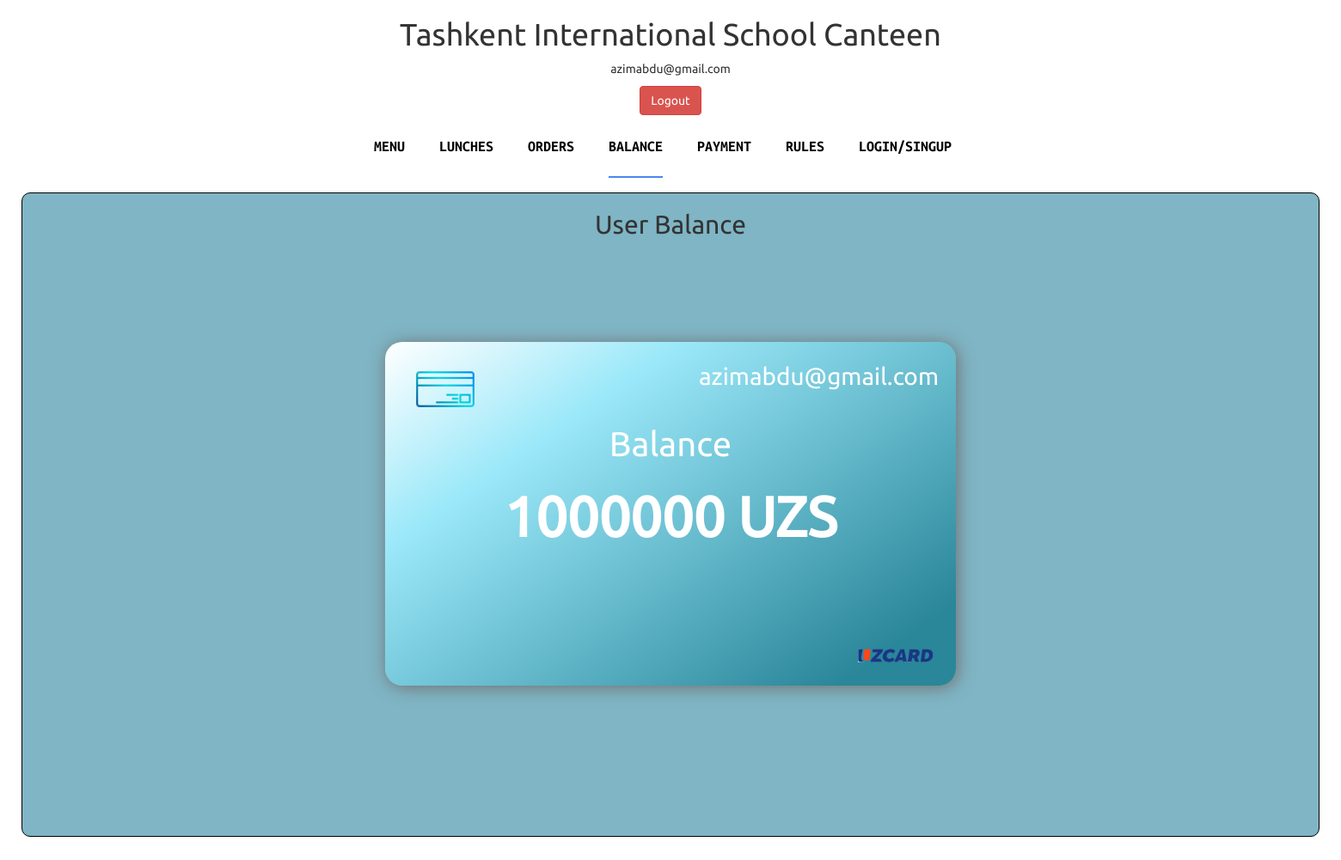
/balance (signed in), run on the app's committed database.
### main/models.py (models this page shows)
class User(AbstractUser):
    username = None
    email = models.EmailField(unique=True, blank=False, null=False)
    full_name = models.CharField(max_length=255, blank=False, null=False)
    balance = models.DecimalField(max_digits=1000, default=1_000_000, blank=True, decimal_places=2)
    USERNAME_FIELD = 'email'
    REQUIRED_FIELDS = []
    objects = UserManager()

### main/views.py (the view)
@login_required
def balance(request):
    balance = request.user.balance
    return render(request, "balance.html",  {
        "balance": balance,
    })

### templates/balance.html
{% extends "main.html" %}
{% block content %}
    <h2>User Balance</h2>
<div class="balance_container">
  <div class="balance_body">
    <div class='card'>
      <div class='top-block'>
        <div class='card-chip'>
          <img src="/static/images/icons8-credit-card-64.png" alt="" class="balance_credit-card">
        </div>
        <span class='card-name'>
            {{ request.user }}
        </span>
      </div>
      <div class="middle-block">
        <div class="balance_title">Balance</div>
        <div class='card-balance'>
           {{ request.user.balance|floatformat:0 }} UZS
        </div>
      </div>
      <div class='bottom-block'>
        <div class='card-icon'>
          <img class="uzcard" src="/static/images/uzcard1_EchoSUl4QH.png" alt="uzcard">
        </div>
      </div>
    </div>
  </div>
</div>
{% endblock %}

### templates/main.html (shortened to what this page needs)
{% load static %}
<!doctype html>
<html lang="en">
<head>
    <link rel="stylesheet" href="{% static 'css/main.css' %}">
    <link rel="stylesheet" href="{% static 'css/bootstrap.min.css' %}" />
    <link rel="stylesheet" href="{% static 'css/font-awesome.min.css' %}" />
    <link rel="stylesheet" href="{% static 'css/style.css' %}" />
</head>
<body>
    <h1>Tashkent International School Canteen</h1>
    {% if request.user.is_authenticated %}
        {{ request.user.email }}
        <br>
        <a href="{% url 'main:logout' %}">
            <button style="margin-top: 10px;" class="btn btn-danger">Logout</button>
        </a>
    {% else %}
        <a href="{% url 'main:login' %}">
            <button class="btn btn-success">Login</button>
        </a>
    {% endif %}
    <nav class="navbar">
        <div class="container">
                <div class="collapse navbar-collapse" id="bs-example-navbar-collapse-1">
                    <ul class="nav navbar-nav">
                        {% if request.path == "/" %}
                            <li class="active"><a href="{% url "main:home" %}">Menu</a></li>
                        {% else %}
                            <li><a href="{% url "main:home" %}">Menu</a></li>
                        {% endif %}
                        {% if request.path == "/lunches" %}
                            <li class="active"><a href="{% url "main:lunches" %}">Lunches</a></li>
                        {% else %}
                            <li class=""><a href="{% url "main:lunches" %}">Lunches</a></li>
                        {%  endif %}
                        {% if request.path == "/orders" %}
                            <li class="active"><a href="{% url "main:orders" %}">Orders</a></li>
                        {% else %}
                            <li><a href="{% url "main:orders" %}">Orders</a></li>
                        {% endif  %}
                        {% if request.path == "/balance" %}
                            <li class="active"><a href="{% url "main:balance" %}">Balance</a></li>
                        {% else %}
                            <li><a href="{% url "main:balance" %}">Balance</a></li>
                        {%  endif %}
                        {% if request.path == "/payment" %}
                            <li class="active"><a href="{% url "main:payment" %}">Payment</a></li>
                        {% else %}
                            <li><a href="{% url "main:payment" %}">Payment</a></li>
                        {% endif %}
                        {% if request.path == "/rules" %}
                            <li class="active"><a href="{% url "main:rules" %}" >Rules</a></li>
                        {% else %}
                            <li><a href="{% url "main:rules" %}" >Rules</a></li>
                        {% endif %}
                        {% if request.path == "/login" or request.path == "/register"%}
                            <li class="active"><a href="{% url "main:login" %}">Login/Signup</a></li>
                        {% else %}
                            <li><a href="{% url "main:login" %}">Login/Singup</a></li>
                        {% endif %}
                    </ul>
                </div>
            </div>
	</nav>
    <div class="main">
        {% block content %}
        {% endblock %}
    </div>
</body>
</html>

### static/css/main.css (style rules this page uses)
html { margin: 0; padding: 0; }
body { text-align: center; margin: 0; padding: 0; }
h1 { font-size: 35px; }
.main { border: 1px solid black; background-color: #7fb5c5; margin-left: 25px; margin-right: 25px; height: 750px; margin-bottom: 50px; border-radius: 10px; }
.balance_body { width: 50%; margin:auto }
.balance_title { margin: 0; }
.balance_container { width: 100%; height: 100%; padding: 90px; }
.card { height: 100%; width: 100%; background: rgb(42,134,153); background: linear-gradient(325deg, rgba(42,134,153,1) 11%, rgba(154,232,249,1) 72%, rgba(255,255,255,1) 100%); border-radius: 20px; color:white; font-size: 16px; box-shadow: 2px 2px 20px #707070; display: flex;flex-direction: column; justify-content: space-between; margin-top: 20px; }
.top-block { display: inline-block; width:100%; height:fit-content; }
.middle-block { margin-bottom: 50px; }
.bottom-block { display: inline-block; width:100%; height:100px; }
.card-chip { float:left; margin: 20px; margin-bottom: 0; width: 15%; height: auto; }
.card-name { float:right; margin:20px; margin-bottom: 0; position:relative; font-size: 28px; font-weight:550; }
.card-balance { font-weight:700; font-size: 65px; margin-top:10px; }
.card-icon { float:right; margin: 0 20px 0 0; }
.balance_title { font-size: 40px; }
.balance_credit-card { width: 70px; height: auto; }
.uzcard { width: 100px;height: 100px; margin-top: 15px; }

### static/css/style.css (style rules this page uses)
ul { list-style-type: none; }
body { font-family: 'Ubuntu-R'; }
nav.navbar { z-index: 99; height: 70px; margin-left: 380px; }
ul.navbar-nav li.active a { border-bottom: 2px solid #4b86f0; }
ul.navbar-nav li a { color: #000; font-size: 18px; font-family: 'UbuntuMB'; text-transform: uppercase; padding: 25px 0px; margin: 0px 20px; }

### data on the page
User: user.email "azimabdu@gmail.com", user "azimabdu@gmail.com", user.balance "1000000"
